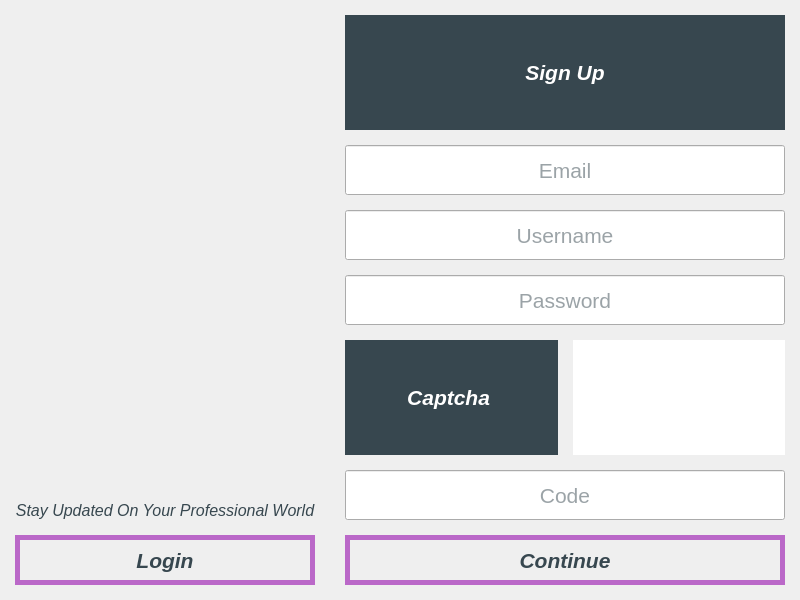
<?xml version="1.0" encoding="UTF-8"?>
<ui version="4.0">
 <class>Login</class>
 <widget class="QWidget" name="Login">
  <property name="geometry">
   <rect>
    <x>0</x>
    <y>0</y>
    <width>800</width>
    <height>600</height>
   </rect>
  </property>
  <property name="minimumSize">
   <size>
    <width>800</width>
    <height>600</height>
   </size>
  </property>
  <property name="maximumSize">
   <size>
    <width>880</width>
    <height>660</height>
   </size>
  </property>
  <property name="styleSheet">
   <string notr="true">* {
	border-radius: 1em;
	color: rgb(55, 71, 79);
}
QGroupBox {
	border: none;
}
QGroupBox QLabel {
	background-color: rgb(55, 71, 79);
	color: rgb(255, 255, 255);
}
QPushButton {
	border: 5px solid rgb(186, 104, 200);
}
QPushButton:hover {
	background-color: rgb(186, 104, 200)
}
QLineEdit:focus {
	background-color: rgb(186, 104, 200);
}</string>
  </property>
  <layout class="QGridLayout" name="gridLayout" rowstretch="1,0" columnstretch="0,1">
   <property name="leftMargin">
    <number>15</number>
   </property>
   <property name="topMargin">
    <number>15</number>
   </property>
   <property name="rightMargin">
    <number>15</number>
   </property>
   <property name="bottomMargin">
    <number>15</number>
   </property>
   <property name="spacing">
    <number>0</number>
   </property>
   <item row="0" column="0">
    <widget class="QLabel" name="imageLabel">
     <property name="styleSheet">
      <string notr="true"/>
     </property>
     <property name="text">
      <string/>
     </property>
     <property name="pixmap">
      <pixmap resource="../Resources/assets.qrc">:/login.svg</pixmap>
     </property>
    </widget>
   </item>
   <item row="1" column="0">
    <layout class="QVBoxLayout" name="statusLayout">
     <property name="spacing">
      <number>15</number>
     </property>
     <property name="rightMargin">
      <number>30</number>
     </property>
     <item>
      <widget class="QLabel" name="descriptionLabel">
       <property name="font">
        <font>
         <pointsize>12</pointsize>
         <italic>true</italic>
         <bold>false</bold>
        </font>
       </property>
       <property name="styleSheet">
        <string notr="true"/>
       </property>
       <property name="text">
        <string>Stay Updated On Your Professional World</string>
       </property>
       <property name="alignment">
        <set>Qt::AlignCenter</set>
       </property>
      </widget>
     </item>
     <item>
      <widget class="QPushButton" name="signButton">
       <property name="minimumSize">
        <size>
         <width>0</width>
         <height>50</height>
        </size>
       </property>
       <property name="maximumSize">
        <size>
         <width>16777215</width>
         <height>50</height>
        </size>
       </property>
       <property name="font">
        <font>
         <pointsize>16</pointsize>
         <italic>true</italic>
         <bold>true</bold>
        </font>
       </property>
       <property name="cursor">
        <cursorShape>PointingHandCursor</cursorShape>
       </property>
       <property name="focusPolicy">
        <enum>Qt::NoFocus</enum>
       </property>
       <property name="text">
        <string>Login</string>
       </property>
      </widget>
     </item>
    </layout>
   </item>
   <item row="0" column="1" rowspan="2">
    <widget class="QGroupBox" name="sideGroup">
     <property name="title">
      <string/>
     </property>
     <layout class="QVBoxLayout" name="verticalLayout">
      <property name="spacing">
       <number>15</number>
      </property>
      <property name="leftMargin">
       <number>0</number>
      </property>
      <property name="topMargin">
       <number>0</number>
      </property>
      <property name="rightMargin">
       <number>0</number>
      </property>
      <property name="bottomMargin">
       <number>0</number>
      </property>
      <item>
       <widget class="QLabel" name="signLabel">
        <property name="font">
         <font>
          <pointsize>16</pointsize>
          <italic>true</italic>
          <bold>true</bold>
         </font>
        </property>
        <property name="styleSheet">
         <string notr="true"/>
        </property>
        <property name="text">
         <string>Sign Up</string>
        </property>
        <property name="alignment">
         <set>Qt::AlignCenter</set>
        </property>
       </widget>
      </item>
      <item>
       <widget class="QLineEdit" name="emailLabel">
        <property name="minimumSize">
         <size>
          <width>0</width>
          <height>50</height>
         </size>
        </property>
        <property name="maximumSize">
         <size>
          <width>16777215</width>
          <height>50</height>
         </size>
        </property>
        <property name="font">
         <font>
          <pointsize>16</pointsize>
          <bold>false</bold>
         </font>
        </property>
        <property name="focusPolicy">
         <enum>Qt::ClickFocus</enum>
        </property>
        <property name="text">
         <string/>
        </property>
        <property name="alignment">
         <set>Qt::AlignCenter</set>
        </property>
        <property name="placeholderText">
         <string>Email</string>
        </property>
       </widget>
      </item>
      <item>
       <widget class="QLineEdit" name="usernameLabel">
        <property name="minimumSize">
         <size>
          <width>0</width>
          <height>50</height>
         </size>
        </property>
        <property name="maximumSize">
         <size>
          <width>16777215</width>
          <height>50</height>
         </size>
        </property>
        <property name="font">
         <font>
          <pointsize>16</pointsize>
         </font>
        </property>
        <property name="focusPolicy">
         <enum>Qt::ClickFocus</enum>
        </property>
        <property name="text">
         <string/>
        </property>
        <property name="alignment">
         <set>Qt::AlignCenter</set>
        </property>
        <property name="placeholderText">
         <string>Username</string>
        </property>
       </widget>
      </item>
      <item>
       <widget class="QLineEdit" name="passwordLabel">
        <property name="minimumSize">
         <size>
          <width>0</width>
          <height>50</height>
         </size>
        </property>
        <property name="maximumSize">
         <size>
          <width>16777215</width>
          <height>50</height>
         </size>
        </property>
        <property name="font">
         <font>
          <pointsize>16</pointsize>
         </font>
        </property>
        <property name="focusPolicy">
         <enum>Qt::ClickFocus</enum>
        </property>
        <property name="text">
         <string/>
        </property>
        <property name="echoMode">
         <enum>QLineEdit::Password</enum>
        </property>
        <property name="alignment">
         <set>Qt::AlignCenter</set>
        </property>
        <property name="placeholderText">
         <string>Password</string>
        </property>
       </widget>
      </item>
      <item>
       <layout class="QHBoxLayout" name="captchaLayout">
        <property name="spacing">
         <number>15</number>
        </property>
        <item>
         <widget class="QLabel" name="captchaTitleLabel">
          <property name="font">
           <font>
            <pointsize>16</pointsize>
            <italic>true</italic>
            <bold>true</bold>
           </font>
          </property>
          <property name="styleSheet">
           <string notr="true"/>
          </property>
          <property name="text">
           <string>Captcha </string>
          </property>
          <property name="alignment">
           <set>Qt::AlignCenter</set>
          </property>
         </widget>
        </item>
        <item>
         <widget class="QLabel" name="captchaLabel">
          <property name="font">
           <font>
            <pointsize>16</pointsize>
            <italic>true</italic>
            <bold>true</bold>
           </font>
          </property>
          <property name="styleSheet">
           <string notr="true">background-color: rgb(255, 255, 255);
color: rgb(55, 71, 79);</string>
          </property>
          <property name="text">
           <string/>
          </property>
          <property name="alignment">
           <set>Qt::AlignCenter</set>
          </property>
         </widget>
        </item>
       </layout>
      </item>
      <item>
       <widget class="QLineEdit" name="codeLabel">
        <property name="minimumSize">
         <size>
          <width>0</width>
          <height>50</height>
         </size>
        </property>
        <property name="maximumSize">
         <size>
          <width>16777215</width>
          <height>50</height>
         </size>
        </property>
        <property name="font">
         <font>
          <pointsize>16</pointsize>
         </font>
        </property>
        <property name="focusPolicy">
         <enum>Qt::ClickFocus</enum>
        </property>
        <property name="text">
         <string/>
        </property>
        <property name="alignment">
         <set>Qt::AlignCenter</set>
        </property>
        <property name="placeholderText">
         <string>Code</string>
        </property>
       </widget>
      </item>
      <item>
       <widget class="QPushButton" name="verificationButton">
        <property name="minimumSize">
         <size>
          <width>0</width>
          <height>50</height>
         </size>
        </property>
        <property name="maximumSize">
         <size>
          <width>16777215</width>
          <height>50</height>
         </size>
        </property>
        <property name="font">
         <font>
          <pointsize>16</pointsize>
          <italic>true</italic>
          <bold>true</bold>
         </font>
        </property>
        <property name="cursor">
         <cursorShape>PointingHandCursor</cursorShape>
        </property>
        <property name="focusPolicy">
         <enum>Qt::NoFocus</enum>
        </property>
        <property name="text">
         <string>Continue</string>
        </property>
       </widget>
      </item>
     </layout>
    </widget>
   </item>
  </layout>
 </widget>
 <resources>
  <include location="../Resources/assets.qrc"/>
 </resources>
 <connections/>
</ui>
